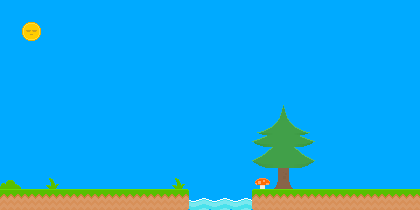

This game map was drawn from its Tiled (.tmx) file and the tilesets committed beside it. A one-line description and the trimmed map source follow:
An orthogonal 20x10 tile map with 21x21 px tiles, 1 tile layer (environment) and 12 objects.

<map version="1.0" tiledversion="1.0.3" orientation="orthogonal" renderorder="right-down" width="20" height="10" tilewidth="21" tileheight="21" backgroundcolor="#00aaff" nextobjectid="67">
 <tileset firstgid="1" name="game_tiles" tilewidth="21" tileheight="21" spacing="2" margin="2" tilecount="900" columns="30">
  <image source="../images/spritesheet.png" width="692" height="692" />
 </tileset>
 <layer name="environment" width="20" height="10">
  <data>[200 cells, 33 non-empty, 16 distinct tile ids]</data>
 </layer>
 <objectgroup name="scene 1" visible="0">
  <object id="46" gid="2147483708" x="336" y="189" width="21" height="21" />
  <object id="53" gid="21" x="42" y="189" width="21" height="21" />
 </objectgroup>
 <objectgroup name="scene 2" visible="0">
  <object id="55" gid="22" x="63" y="189" width="21" height="21" />
  <object id="61" gid="2147483699" x="336" y="189" width="21" height="21" />
 </objectgroup>
 <objectgroup name="scene 3" visible="0">
  <object id="48" gid="60" x="344" y="189" width="21" height="21" />
  <object id="56" gid="27" x="72.5" y="189" width="21" height="21" />
  <object id="57" gid="374" x="89.9913" y="163.139" width="10" height="10" rotation="-15.2509" />
  <object id="58" gid="374" x="94.6905" y="147.296" width="8" height="8" rotation="6.47178" />
  <object id="60" gid="374" x="88.3216" y="137.956" width="6" height="6" rotation="-8.81683" />
 </objectgroup>
 <objectgroup name="scene 4" visible="0">
  <object id="63" gid="24" x="70.5" y="188" width="21" height="21" />
  <object id="65" gid="59" x="370.5" y="189" width="21" height="21" />
 </objectgroup>
 <objectgroup name="scene 5">
  <object id="66" gid="28" x="151" y="189" width="21" height="21" />
 </objectgroup>
</map>
